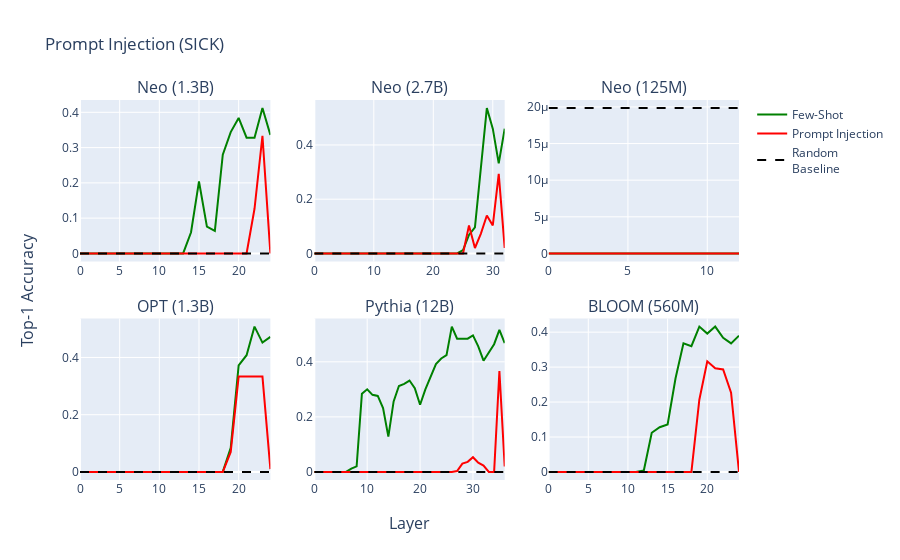

Here is the notebook cell this chart was saved with:
### Code cell
fig.update_layout(
    title="Prompt Injection (SICK)",
)

fig.show()

plotly.io.write_image(fig, "pi_sick.pdf")

### Figure 1 — Plotly figure (JSON) as saved in the notebook; plotly's stock layout.template omitted (floating-point values rounded to 4 significant figures)
{"data": [{"marker": {"color": "green"}, "mode": "lines", "name": "Few-Shot", "showlegend": true, "type": "scatter", "x": [0, 1, 2, 3, 4, 5, 6, 7, 8, 9, 10, 11, 12, 13, 14, 15, 16, 17, 18, 19, 20, 21, 22, 23, 24], "xaxis": "x", "y": [0, 0, 0, 0, 0, 0, 0, 0, 0, 0, 0, 0, 0, 0, 0.06, 0.204, 0.076, 0.064, 0.28, 0.344, 0.384, 0.328, 0.328, 0.412, 0.336], "yaxis": "y"}, {"marker": {"color": "red"}, "mode": "lines", "name": "Prompt Injection", "showlegend": true, "type": "scatter", "x": [0, 1, 2, 3, 4, 5, 6, 7, 8, 9, 10, 11, 12, 13, 14, 15, 16, 17, 18, 19, 20, 21, 22, 23, 24], "xaxis": "x", "y": [0, 0, 0, 0, 0, 0, 0, 0, 0, 0, 0, 0, 0, 0, 0, 0, 0, 0, 0, 0, 0, 0, 0.1267, 0.3333, 0], "yaxis": "y"}, {"line": {"dash": "dash"}, "marker": {"color": "black"}, "mode": "lines", "name": "Random<br>Baseline", "showlegend": true, "type": "scatter", "x": [0, 1, 2, 3, 4, 5, 6, 7, 8, 9, 10, 11, 12, 13, 14, 15, 16, 17, 18, 19, 20, 21, 22, 23, 24], "xaxis": "x", "y": [1.984e-05, 1.984e-05, 1.984e-05, 1.984e-05, 1.984e-05, 1.984e-05, 1.984e-05, 1.984e-05, 1.984e-05, 1.984e-05, 1.984e-05, 1.984e-05, 1.984e-05, 1.984e-05, 1.984e-05, 1.984e-05, 1.984e-05, 1.984e-05, 1.984e-05, 1.984e-05, 1.984e-05, 1.984e-05, 1.984e-05, 1.984e-05, 1.984e-05], "yaxis": "y"}, {"marker": {"color": "green"}, "mode": "lines", "name": "Few-Shot", "showlegend": false, "type": "scatter", "x": [0, 1, 2, 3, 4, 5, 6, 7, 8, 9, 10, 11, 12, 13, 14, 15, 16, 17, 18, 19, 20, 21, 22, 23, 24, 25, 26, 27, 28, 29, 30, 31, 32], "xaxis": "x2", "y": [0, 0, 0, 0, 0, 0, 0, 0, 0, 0, 0, 0, 0, 0, 0, 0, 0, 0, 0, 0, 0, 0, 0, 0, 0, 0.012, 0.068, 0.096, 0.312, 0.536, 0.46, 0.332, 0.46], "yaxis": "y2"}, {"marker": {"color": "red"}, "mode": "lines", "name": "Prompt Injection", "showlegend": false, "type": "scatter", "x": [0, 1, 2, 3, 4, 5, 6, 7, 8, 9, 10, 11, 12, 13, 14, 15, 16, 17, 18, 19, 20, 21, 22, 23, 24, 25, 26, 27, 28, 29, 30, 31, 32], "xaxis": "x2", "y": [0, 0, 0, 0, 0, 0, 0, 0, 0, 0, 0, 0, 0, 0, 0, 0, 0, 0, 0, 0, 0, 0, 0, 0, 0, 0, 0.1033, 0.02, 0.07333, 0.14, 0.1033, 0.2933, 0.02], "yaxis": "y2"}, {"line": {"dash": "dash"}, "marker": {"color": "black"}, "mode": "lines", "name": "Random<br>Baseline", "showlegend": false, "type": "scatter", "x": [0, 1, 2, 3, 4, 5, 6, 7, 8, 9, 10, 11, 12, 13, 14, 15, 16, 17, 18, 19, 20, 21, 22, 23, 24, 25, 26, 27, 28, 29, 30, 31, 32], "xaxis": "x2", "y": [1.984e-05, 1.984e-05, 1.984e-05, 1.984e-05, 1.984e-05, 1.984e-05, 1.984e-05, 1.984e-05, 1.984e-05, 1.984e-05, 1.984e-05, 1.984e-05, 1.984e-05, 1.984e-05, 1.984e-05, 1.984e-05, 1.984e-05, 1.984e-05, 1.984e-05, 1.984e-05, 1.984e-05, 1.984e-05, 1.984e-05, 1.984e-05, 1.984e-05, 1.984e-05, 1.984e-05, 1.984e-05, 1.984e-05, 1.984e-05, 1.984e-05, 1.984e-05, 1.984e-05], "yaxis": "y2"}, {"marker": {"color": "green"}, "mode": "lines", "name": "Few-Shot", "showlegend": false, "type": "scatter", "x": [0, 1, 2, 3, 4, 5, 6, 7, 8, 9, 10, 11, 12], "xaxis": "x3", "y": [0, 0, 0, 0, 0, 0, 0, 0, 0, 0, 0, 0, 0], "yaxis": "y3"}, {"marker": {"color": "red"}, "mode": "lines", "name": "Prompt Injection", "showlegend": false, "type": "scatter", "x": [0, 1, 2, 3, 4, 5, 6, 7, 8, 9, 10, 11, 12], "xaxis": "x3", "y": [0, 0, 0, 0, 0, 0, 0, 0, 0, 0, 0, 0, 0], "yaxis": "y3"}, {"line": {"dash": "dash"}, "marker": {"color": "black"}, "mode": "lines", "name": "Random<br>Baseline", "showlegend": false, "type": "scatter", "x": [0, 1, 2, 3, 4, 5, 6, 7, 8, 9, 10, 11, 12], "xaxis": "x3", "y": [1.984e-05, 1.984e-05, 1.984e-05, 1.984e-05, 1.984e-05, 1.984e-05, 1.984e-05, 1.984e-05, 1.984e-05, 1.984e-05, 1.984e-05, 1.984e-05, 1.984e-05], "yaxis": "y3"}, {"marker": {"color": "green"}, "mode": "lines", "name": "Few-Shot", "showlegend": false, "type": "scatter", "x": [0, 1, 2, 3, 4, 5, 6, 7, 8, 9, 10, 11, 12, 13, 14, 15, 16, 17, 18, 19, 20, 21, 22, 23, 24], "xaxis": "x4", "y": [0, 0, 0, 0, 0, 0, 0, 0, 0, 0, 0, 0, 0, 0, 0, 0, 0, 0, 0, 0.084, 0.372, 0.408, 0.508, 0.452, 0.472], "yaxis": "y4"}, {"marker": {"color": "red"}, "mode": "lines", "name": "Prompt Injection", "showlegend": false, "type": "scatter", "x": [0, 1, 2, 3, 4, 5, 6, 7, 8, 9, 10, 11, 12, 13, 14, 15, 16, 17, 18, 19, 20, 21, 22, 23, 24], "xaxis": "x4", "y": [0, 0, 0, 0, 0, 0, 0, 0, 0, 0, 0, 0, 0, 0, 0, 0, 0, 0, 0, 0.07, 0.3333, 0.3333, 0.3333, 0.3333, 0.01], "yaxis": "y4"}, {"line": {"dash": "dash"}, "marker": {"color": "black"}, "mode": "lines", "name": "Random<br>Baseline", "showlegend": false, "type": "scatter", "x": [0, 1, 2, 3, 4, 5, 6, 7, 8, 9, 10, 11, 12, 13, 14, 15, 16, 17, 18, 19, 20, 21, 22, 23, 24], "xaxis": "x4", "y": [1.984e-05, 1.984e-05, 1.984e-05, 1.984e-05, 1.984e-05, 1.984e-05, 1.984e-05, 1.984e-05, 1.984e-05, 1.984e-05, 1.984e-05, 1.984e-05, 1.984e-05, 1.984e-05, 1.984e-05, 1.984e-05, 1.984e-05, 1.984e-05, 1.984e-05, 1.984e-05, 1.984e-05, 1.984e-05, 1.984e-05, 1.984e-05, 1.984e-05], "yaxis": "y4"}, {"marker": {"color": "green"}, "mode": "lines", "name": "Few-Shot", "showlegend": false, "type": "scatter", "x": [0, 1, 2, 3, 4, 5, 6, 7, 8, 9, 10, 11, 12, 13, 14, 15, 16, 17, 18, 19, 20, 21, 22, 23, 24, 25, 26, 27, 28, 29, 30, 31, 32, 33, 34, 35, 36], "xaxis": "x5", "y": [0, 0, 0, 0, 0, 0, 0, 0.012, 0.02, 0.284, 0.3, 0.28, 0.276, 0.232, 0.128, 0.256, 0.312, 0.32, 0.332, 0.304, 0.244, 0.3, 0.348, 0.392, 0.412, 0.424, 0.528, 0.484, 0.484, 0.484, 0.496, 0.456, 0.404, 0.432, 0.464, 0.516, 0.468], "yaxis": "y5"}, {"marker": {"color": "red"}, "mode": "lines", "name": "Prompt Injection", "showlegend": false, "type": "scatter", "x": [0, 1, 2, 3, 4, 5, 6, 7, 8, 9, 10, 11, 12, 13, 14, 15, 16, 17, 18, 19, 20, 21, 22, 23, 24, 25, 26, 27, 28, 29, 30, 31, 32, 33, 34, 35, 36], "xaxis": "x5", "y": [0, 0, 0, 0, 0, 0, 0, 0, 0, 0, 0, 0, 0, 0, 0, 0, 0, 0, 0, 0, 0, 0, 0, 0, 0, 0, 0, 0.003333, 0.03, 0.03667, 0.05333, 0.03333, 0.02333, 0, 0, 0.3667, 0.02], "yaxis": "y5"}, {"line": {"dash": "dash"}, "marker": {"color": "black"}, "mode": "lines", "name": "Random<br>Baseline", "showlegend": false, "type": "scatter", "x": [0, 1, 2, 3, 4, 5, 6, 7, 8, 9, 10, 11, 12, 13, 14, 15, 16, 17, 18, 19, 20, 21, 22, 23, 24, 25, 26, 27, 28, 29, 30, 31, 32, 33, 34, 35, 36], "xaxis": "x5", "y": [1.984e-05, 1.984e-05, 1.984e-05, 1.984e-05, 1.984e-05, 1.984e-05, 1.984e-05, 1.984e-05, 1.984e-05, 1.984e-05, 1.984e-05, 1.984e-05, 1.984e-05, 1.984e-05, 1.984e-05, 1.984e-05, 1.984e-05, 1.984e-05, 1.984e-05, 1.984e-05, 1.984e-05, 1.984e-05, 1.984e-05, 1.984e-05, 1.984e-05, 1.984e-05, 1.984e-05, 1.984e-05, 1.984e-05, 1.984e-05, 1.984e-05, 1.984e-05, 1.984e-05, 1.984e-05, 1.984e-05, 1.984e-05, 1.984e-05], "yaxis": "y5"}, {"marker": {"color": "green"}, "mode": "lines", "name": "Few-Shot", "showlegend": false, "type": "scatter", "x": [0, 1, 2, 3, 4, 5, 6, 7, 8, 9, 10, 11, 12, 13, 14, 15, 16, 17, 18, 19, 20, 21, 22, 23, 24], "xaxis": "x6", "y": [0, 0, 0, 0, 0, 0, 0, 0, 0, 0, 0, 0, 0.004, 0.112, 0.128, 0.136, 0.268, 0.368, 0.36, 0.416, 0.396, 0.416, 0.384, 0.368, 0.39], "yaxis": "y6"}, {"marker": {"color": "red"}, "mode": "lines", "name": "Prompt Injection", "showlegend": false, "type": "scatter", "x": [0, 1, 2, 3, 4, 5, 6, 7, 8, 9, 10, 11, 12, 13, 14, 15, 16, 17, 18, 19, 20, 21, 22, 23, 24], "xaxis": "x6", "y": [0, 0, 0, 0, 0, 0, 0, 0, 0, 0, 0, 0, 0, 0, 0, 0, 0, 0, 0, 0.2067, 0.3167, 0.2967, 0.2933, 0.2267, 0], "yaxis": "y6"}, {"line": {"dash": "dash"}, "marker": {"color": "black"}, "mode": "lines", "name": "Random<br>Baseline", "showlegend": false, "type": "scatter", "x": [0, 1, 2, 3, 4, 5, 6, 7, 8, 9, 10, 11, 12, 13, 14, 15, 16, 17, 18, 19, 20, 21, 22, 23, 24], "xaxis": "x6", "y": [1.984e-05, 1.984e-05, 1.984e-05, 1.984e-05, 1.984e-05, 1.984e-05, 1.984e-05, 1.984e-05, 1.984e-05, 1.984e-05, 1.984e-05, 1.984e-05, 1.984e-05, 1.984e-05, 1.984e-05, 1.984e-05, 1.984e-05, 1.984e-05, 1.984e-05, 1.984e-05, 1.984e-05, 1.984e-05, 1.984e-05, 1.984e-05, 1.984e-05], "yaxis": "y6"}], "layout": {"annotations": [{"font": {"size": 16}, "showarrow": false, "text": "Neo (1.3B)", "x": 0.1444, "xanchor": "center", "xref": "paper", "y": 1, "yanchor": "bottom", "yref": "paper"}, {"font": {"size": 16}, "showarrow": false, "text": "Neo (2.7B)", "x": 0.5, "xanchor": "center", "xref": "paper", "y": 1, "yanchor": "bottom", "yref": "paper"}, {"font": {"size": 16}, "showarrow": false, "text": "Neo (125M)", "x": 0.8556, "xanchor": "center", "xref": "paper", "y": 1, "yanchor": "bottom", "yref": "paper"}, {"font": {"size": 16}, "showarrow": false, "text": "OPT (1.3B)", "x": 0.1444, "xanchor": "center", "xref": "paper", "y": 0.425, "yanchor": "bottom", "yref": "paper"}, {"font": {"size": 16}, "showarrow": false, "text": "Pythia (12B)", "x": 0.5, "xanchor": "center", "xref": "paper", "y": 0.425, "yanchor": "bottom", "yref": "paper"}, {"font": {"size": 16}, "showarrow": false, "text": "BLOOM (560M)", "x": 0.8556, "xanchor": "center", "xref": "paper", "y": 0.425, "yanchor": "bottom", "yref": "paper"}, {"font": {"size": 16}, "showarrow": false, "text": "Layer", "x": 0.5, "xanchor": "center", "xref": "paper", "y": 0, "yanchor": "top", "yref": "paper", "yshift": -30}, {"font": {"size": 16}, "showarrow": false, "text": "Top-1 Accuracy", "textangle": -90, "x": 0, "xanchor": "right", "xref": "paper", "xshift": -40, "y": 0.5, "yanchor": "middle", "yref": "paper"}], "title": {"text": "Prompt Injection (SICK)"}, "xaxis": {"anchor": "y", "domain": [0, 0.2889]}, "xaxis2": {"anchor": "y2", "domain": [0.3556, 0.6444]}, "xaxis3": {"anchor": "y3", "domain": [0.7111, 1]}, "xaxis4": {"anchor": "y4", "domain": [0, 0.2889]}, "xaxis5": {"anchor": "y5", "domain": [0.3556, 0.6444]}, "xaxis6": {"anchor": "y6", "domain": [0.7111, 1]}, "yaxis": {"anchor": "x", "domain": [0.575, 1]}, "yaxis2": {"anchor": "x2", "domain": [0.575, 1]}, "yaxis3": {"anchor": "x3", "domain": [0.575, 1]}, "yaxis4": {"anchor": "x4", "domain": [0, 0.425]}, "yaxis5": {"anchor": "x5", "domain": [0, 0.425]}, "yaxis6": {"anchor": "x6", "domain": [0, 0.425]}}}
